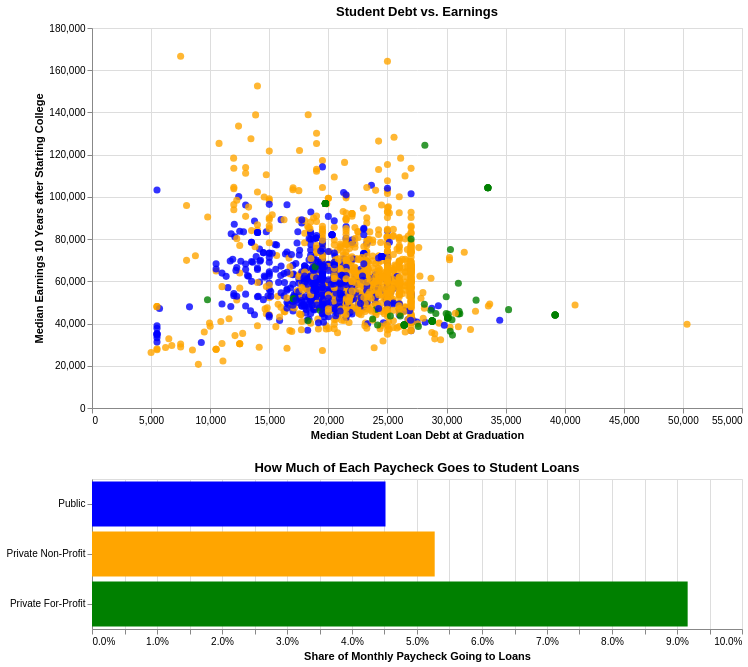

Write notebook code for a chart like this one.
### Code cell
debt_driven = alt.Chart(dash).mark_bar().encode(
alt.X('median(Payment Share):Q', axis = alt.Axis(title= 'Share of Monthly Paycheck Going to Loans', format='%')),
alt.Y('School Type:N', sort =['Public', 'Private Non-Profit', 'Private For-Profit'], axis = alt.Axis(title=None)),
color = alt.Color('School Type:N',scale = type_colors, legend=None),
tooltip=['School Type:N',
        alt.Tooltip('median(Payment Share):Q', title = 'Share of Paycheck', format = '.1%'),
        alt.Tooltip('median(Monthly Loan Payment):Q', title = 'Monthly payment($)'),
        alt.Tooltip('count():Q', title= 'Schools picked')]
).transform_filter(
debt_brush
).properties(width=650, height=150, title = 'How Much of Each Paycheck Goes to Student Loans')

debt_dash = debt_driver & debt_driven
debt_dash

### Figure 1 — Vega-Lite specification as saved in the notebook (floating-point values rounded to 4 significant figures; data arrays with more than 128 entries replaced by an {"elided": "..."} marker saying what was removed)
{"config": {"view": {"continuousWidth": 300, "continuousHeight": 300}}, "vconcat": [{"mark": {"type": "circle", "opacity": 0.8, "size": 50}, "encoding": {"color": {"condition": {"param": "param_3", "field": "School Type", "scale": {"domain": ["Public", "Private Non-Profit", "Private For-Profit"], "range": ["blue", "orange", "green"]}, "type": "nominal"}, "value": "lightgray"}, "tooltip": [{"field": "School", "type": "nominal"}, {"field": "State", "type": "nominal"}, {"field": "School Type", "type": "nominal"}, {"field": "Median Debt Amount", "type": "quantitative"}, {"field": "Monthly Loan Payment", "type": "quantitative"}, {"field": "Year_10_Earnings", "title": "Earnings After 10 Years", "type": "quantitative"}], "x": {"axis": {"title": "Median Student Loan Debt at Graduation"}, "field": "Median Debt Amount", "type": "quantitative"}, "y": {"axis": {"title": "Median Earnings 10 Years after Starting College"}, "field": "Year_10_Earnings", "type": "quantitative"}}, "height": 380, "name": "view_2", "title": "Student Debt vs. Earnings", "width": 650}, {"mark": {"type": "bar"}, "encoding": {"color": {"field": "School Type", "legend": null, "scale": {"domain": ["Public", "Private Non-Profit", "Private For-Profit"], "range": ["blue", "orange", "green"]}, "type": "nominal"}, "tooltip": [{"field": "School Type", "type": "nominal"}, {"aggregate": "median", "field": "Payment Share", "format": ".1%", "title": "Share of Paycheck", "type": "quantitative"}, {"aggregate": "median", "field": "Monthly Loan Payment", "title": "Monthly payment($)", "type": "quantitative"}, {"aggregate": "count", "title": "Schools picked", "type": "quantitative"}], "x": {"aggregate": "median", "axis": {"format": "%", "title": "Share of Monthly Paycheck Going to Loans"}, "field": "Payment Share", "type": "quantitative"}, "y": {"axis": {"title": null}, "field": "School Type", "sort": ["Public", "Private Non-Profit", "Private For-Profit"], "type": "nominal"}}, "height": 150, "title": "How Much of Each Paycheck Goes to Student Loans", "transform": [{"filter": {"param": "param_3"}}], "width": 650}], "data": {"name": "data-58e83ce1bfe37df8fe73df7069865099"}, "params": [{"name": "param_3", "select": {"type": "interval", "encodings": ["x", "y"]}, "views": ["view_2"]}], "$schema": "https://vega.github.io/schema/vega-lite/v5.8.0.json", "datasets": {"data-58e83ce1bfe37df8fe73df7069865099": {"elided": "1682 records"}}}
